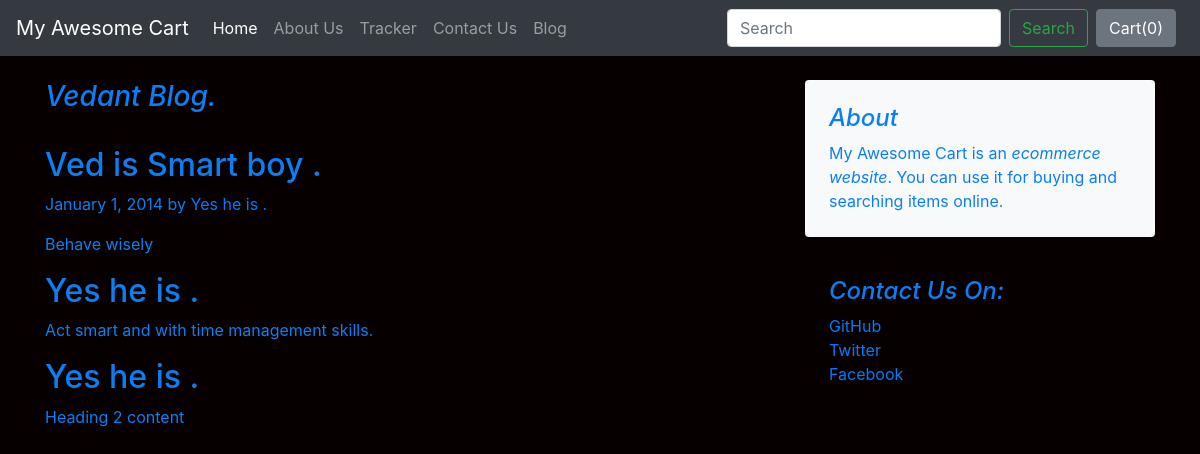
The page /blog/blogpost/1 on the database its author committed.
### blog/models.py (models this page shows)
class Blogpost(models.Model):
    post_id = models.AutoField(primary_key=True)
    title = models.CharField(max_length=50)
    head0 = models.CharField(max_length=500, default="")
    chead0 = models.CharField(max_length=5000, default="")
    head1 = models.CharField(max_length=500, default="")
    chead1 = models.CharField(max_length=5000, default="")
    head2 = models.CharField(max_length=500, default="")
    chead2 = models.CharField(max_length=5000, default="")
    pub_date = models.DateField()
    thumbemail = models.ImageField(upload_to='shop/images', default="")
    def __str__(self):
        return self.title

### blog/views.py (the view)
# urls.py: path('blogpost/<int:id>', views.blogpost,name="BlogPost"),
def blogpost(request, id):
    post = Blogpost.objects.filter(post_id =  id)[0]
    print(post)
    return render(request, "blog/blogpost.html", {'post':post})

### blog/templates/blog/blogpost.html (shortened to what this page needs)
{%extends 'blog/basic.html'%}
{%block body%}
<div class="container">
    <div class="row mt-4">
        <div class="col-md-8 blog-main">
            <h3 class="pb-4  font-italic ">
                {{post.title}}
            </h3>
            <div class="blog-post">
                <h2 class="blog-post-title">{{post.head0}}</h2>
                <p class="blog-post-meta">January 1, 2014 by <a href="#">{{post.chead0}}</a></p>
                <p>{{post.head1}}</p>
                <h2>{{post.chead1}}</h2>
                <p>{{post.head2}}</p>
                <h2>{{post.chead2}}</h2>
                <p>Heading 2 content</p>
            </div>
        </div>
        <aside class="col-md-4 blog-sidebar">
            <div class="p-4 mb-3 bg-light rounded">
                <h4 class="font-italic">About</h4>
                <p class="mb-0">My Awesome Cart is an <em>ecommerce website</em>. You can use it for buying and
                    searching items online. </p>
            </div>
            <div class="p-4">
                <h4 class="font-italic">Contact Us On: </h4>
                <ol class="list-unstyled">
                    <li><a href="#">GitHub</a></li>
                    <li><a href="#">Twitter</a></li>
                    <li><a href="#">Facebook</a></li>
                </ol>
            </div>
        </aside>
    </div>
</div>
{%endblock%}

### blog/templates/blog/basic.html (style rules this page uses)
body { margin: 0; font-family: -apple-system,BlinkMacSystemFont,"Segoe UI",Roboto,"Helvetica Neue",Arial,"Noto Sans",sans-serif,"Apple Color Emoji","Segoe UI Emoji","Segoe UI Symbol","Noto Color Emoji"; font-size: 1rem; font-weight: 400; line-height: 1.5; color: #0a7ff4; text-align: left; background-color: #070000; }

### rows shown on the page
Blogpost: title "Vedant Blog.", head0 "Ved is Smart boy .", chead0 "Yes he is .", head1 "Behave wisely", chead1 "Yes he is .", head2 "Act smart and with time management skills.", chead2 "Yes he is ."
